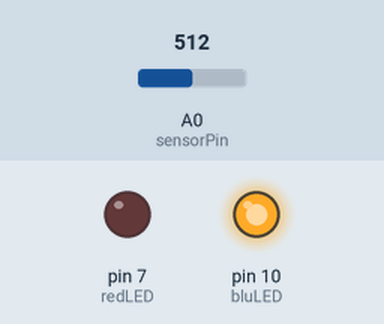
The sketch below on a simulated Arduino Uno, built with avr-gcc and run on an emulated ATmega328P. Parts: output pins drawn as LEDs (lit = HIGH). The inputs (shaded band) are chosen by the test bench; at power-on: A0 (sensorPin) = 512.

Above: at 1.2 s.
1.3 s: A0 (sensorPin) set to 502
At 1.7 s:
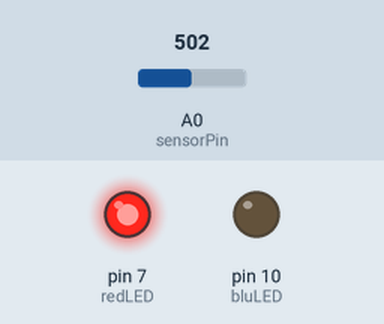
2.8 s: A0 (sensorPin) set to 511
At 4.0 s:
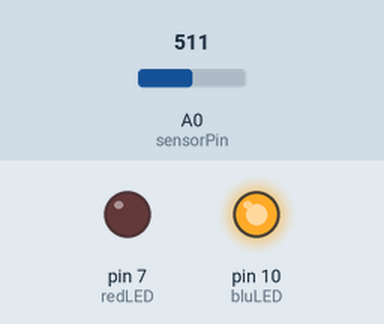
4.3 s: A0 (sensorPin) set to 306
At 5.2 s:
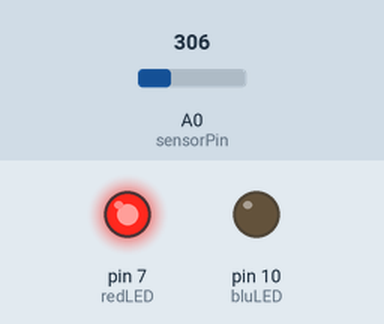
Timing chart, 0 to 7.3 s (numbered marks = the images above; inputs shaded):
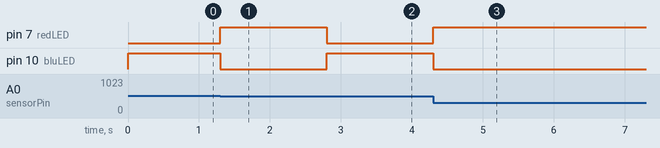

The sketch:

exercise_1.ino
```cpp
/*
 In class exercise:
 Use one of the analog sensors to select which of two LEDs lights up.
 */
int sensorPin = A0;    // select the input pin for the potentiometer
int redLED = 7;
int bluLED = 10;  // select the pin for the LEDs
int sensorValue = 0;  // variable to store the value coming from the potentiometer

void setup() {
  // declare the ledPin as an OUTPUT:
  pinMode(bluLED, OUTPUT);
  pinMode(redLED, OUTPUT);
}

void loop() {
  // read the value from the potentiometer:
  sensorValue = analogRead(sensorPin);

  if (sensorValue <= 510) { //alternating which LED is lit based on which way the potentiometer dial is rotated
    // turn the ledPin on
    digitalWrite(redLED, HIGH);
    digitalWrite(bluLED, LOW);
  }

  else {
    digitalWrite(bluLED, HIGH);
    digitalWrite(redLED, LOW);
  }

}
```

Measured:
- the behaviour switches between 511 and 510 on A0 (sensorPin) (found by bisection; images 0 and 1)
- after the input at 1.3 s, pin 7 (redLED): LOW → HIGH at once; pin 10 (bluLED): HIGH → LOW at once
- after the input at 2.8 s, pin 7 (redLED): HIGH → LOW at once; pin 10 (bluLED): LOW → HIGH at once
- after the input at 4.3 s, pin 7 (redLED): LOW → HIGH at once; pin 10 (bluLED): HIGH → LOW at once
